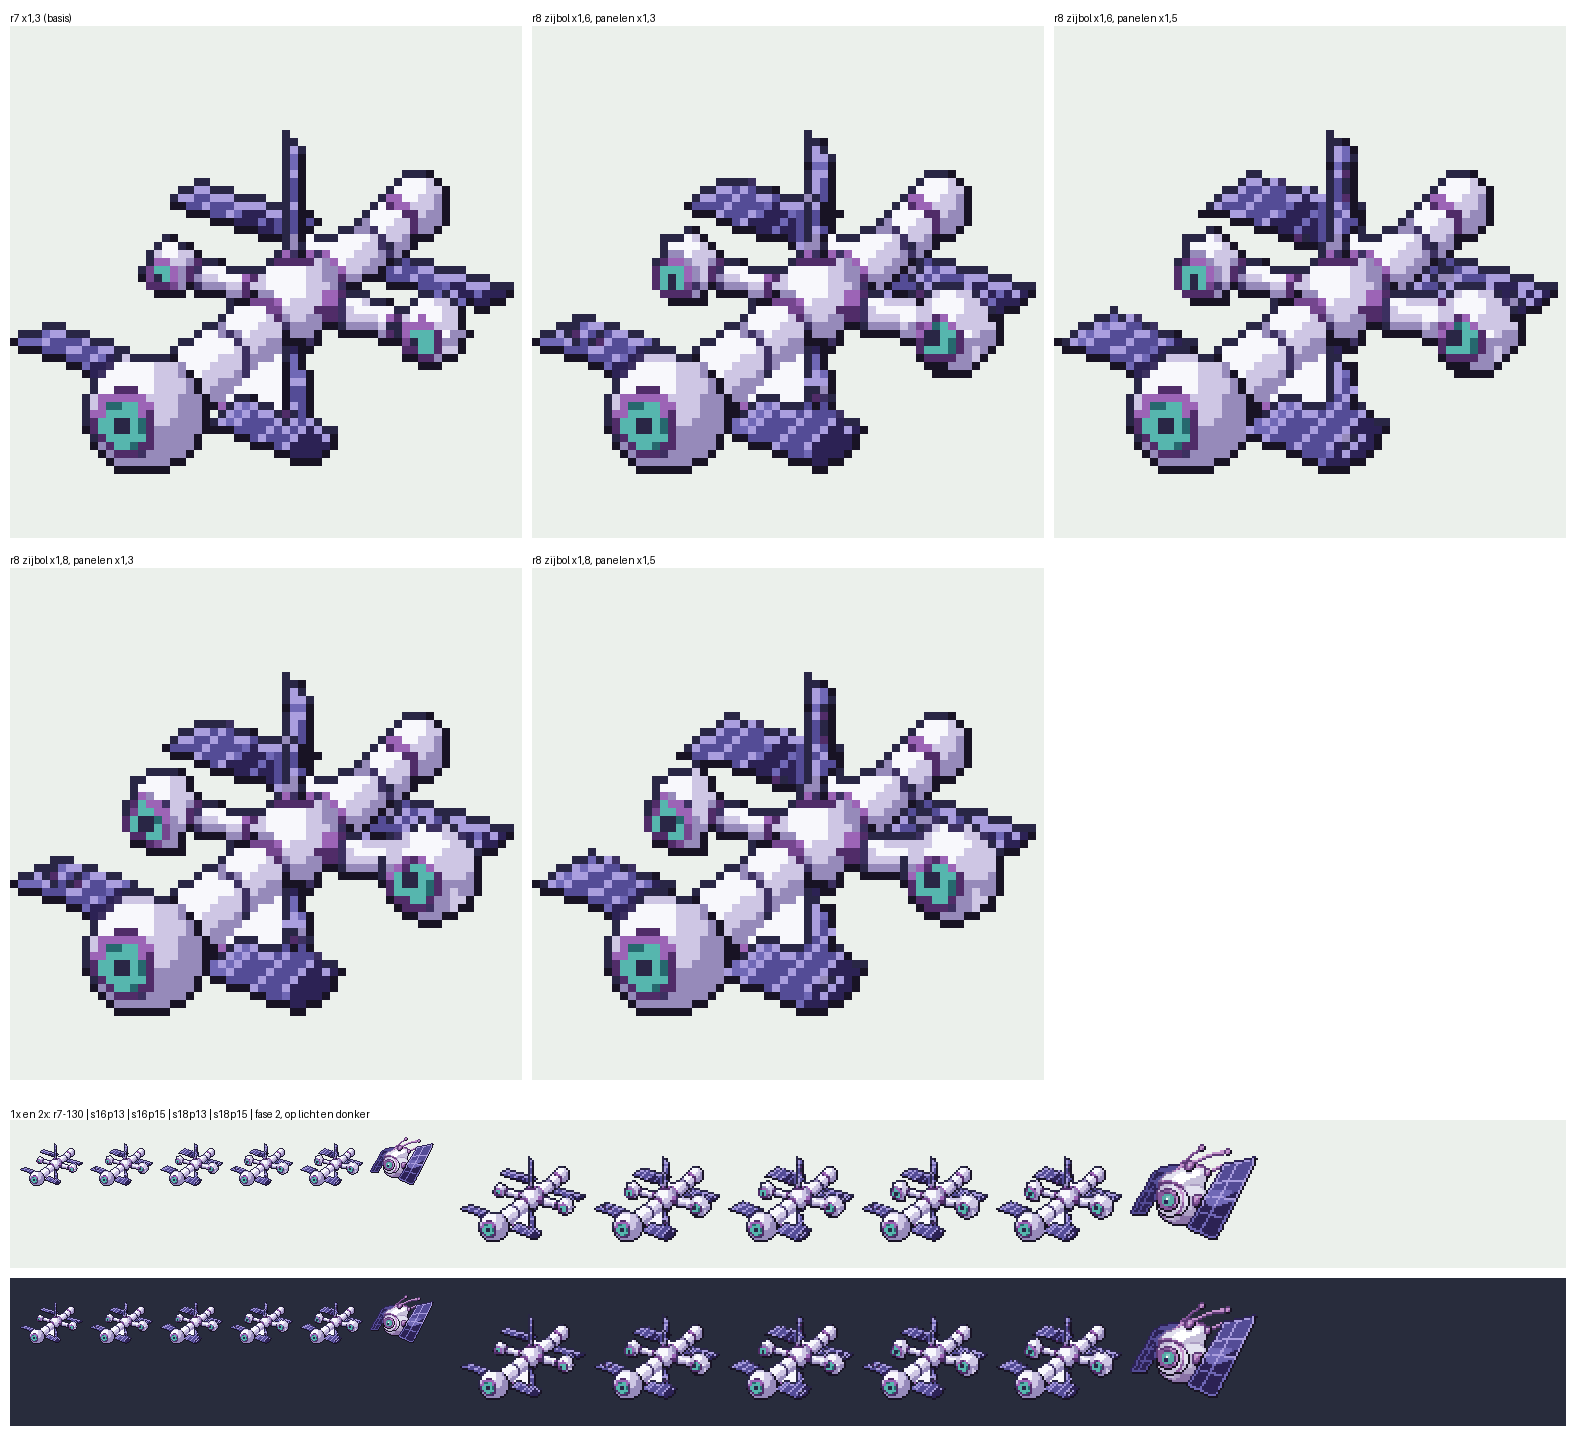

Generate this figure with Python:
# vel r8: r7-130 en de 4 varianten op 8x; 1x en 2x naast fase 2 op licht en donker
import os
from PIL import Image, ImageDraw
H=os.path.dirname(os.path.abspath(__file__)); R=os.path.normpath(os.path.join(H,'..','..'))
def rgba(p): return Image.open(p).convert('RGBA').crop((0,0,64,64))
V=['s16p13','s16p15','s18p13','s18p15']
ims=[(rgba(os.path.join(H,'..','r7','sprite_bol130.png')),'r7 x1,3 (basis)')]+[(rgba(os.path.join(H,'sprite_%s.png'%v)),'r8 zijbol x1,%s, panelen x1,%s'%(v[2],v[5])) for v in V]
f2=rgba(os.path.join(R,'..','satelliet_fase2','af','satelliet.png'))
BG=(235,240,235,255); DK=(40,44,60,255)
def on(im,bg,z):
    c=Image.new('RGBA',im.size,bg); c.alpha_composite(im); return c.convert('RGB').resize((im.width*z,im.height*z),Image.NEAREST)
Z=8; T=64*Z
W=3*(T+10)+10; Hh=30+2*(T+30)+2*(64*2+30)+20
P=Image.new('RGB',(W,Hh),(255,255,255)); d=ImageDraw.Draw(P)
pos=[(0,0),(1,0),(2,0),(0,1),(1,1)]
for (im,t),(cx,cy) in zip(ims,pos):
    x=10+cx*(T+10); y=26+cy*(T+30); P.paste(on(im,BG,Z),(x,y)); d.text((x,y-14),t,fill=(0,0,0))
y0=26+2*(T+30)+10
d.text((10,y0-12),'1x en 2x: r7-130 | s16p13 | s16p15 | s18p13 | s18p15 | fase 2, op licht en donker',fill=(0,0,0))
for k,bg in enumerate((BG,DK)):
    yy=y0+k*(64*2+30); P.paste(Image.new('RGB',(W-20,64*2+20),bg[:3]),(10,yy)); x=20
    for im,_ in ims+[(f2,'')]:
        c=Image.new('RGBA',(64,64),bg); c.alpha_composite(im); P.paste(c.convert('RGB'),(x,yy+10)); x+=70
    x+=20
    for im,_ in ims+[(f2,'')]:
        P.paste(on(im,bg,2),(x,yy+10)); x+=134
P.save(os.path.join(H,'vel.png'))
